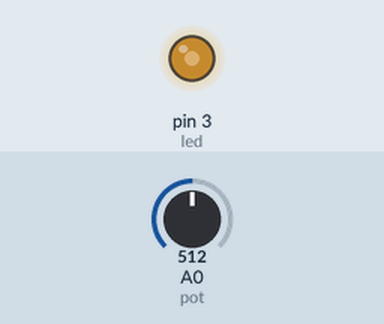
Simulated run of this sketch. Board: Arduino Uno, built with avr-gcc and run on an emulated ATmega328P. On the bench: output pins drawn as LEDs (lit = HIGH). Inputs (shaded band) come from the test bench; at power-on: A0 (pot) = 512.

Above: at 1.2 s.
1.3 s: A0 (pot) set to 716
At 2.5 s:
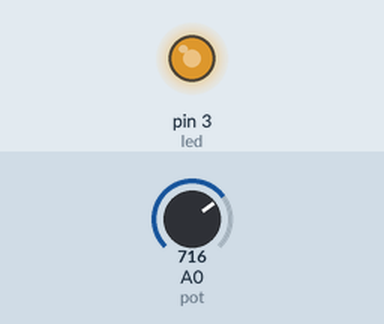
2.8 s: A0 (pot) set to 900
At 3.7 s:
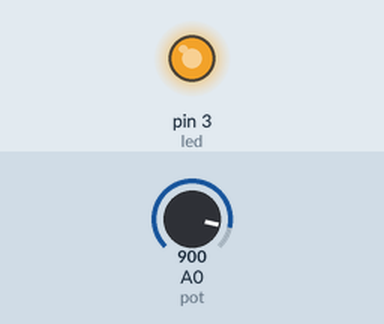
4.3 s: A0 (pot) set to 122
At 4.8 s:
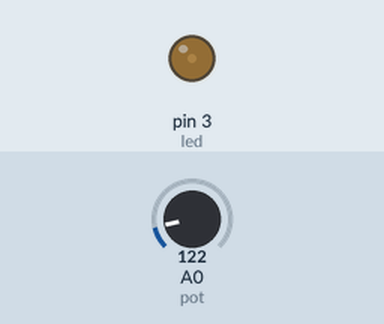
5.8 s: A0 (pot) set to 0
At 7.2 s:
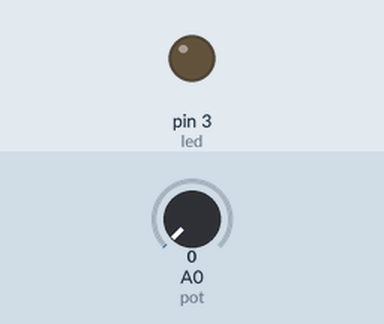
Timing chart, 0 to 8.3 s (numbered marks = the images above; inputs shaded):
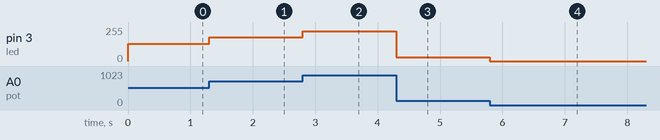

Measured:
- after the input at 1.3 s, pin 3 (led): 128/255 → 179/255 at once
- after the input at 2.8 s, pin 3 (led): 179/255 → 225/255 at once
- after the input at 4.3 s, pin 3 (led): 225/255 → 30/255 at once
- after the input at 5.8 s, pin 3 (led): 30/255 → 0/255 at once

The sketch:

Brillo_gradual_LED.ino
```cpp
const int led = 3;  //LED conetado al pin 3
int brillo;
const int pot = 0;  //Potenciometro conectado al pin 0

void setup() {
  pinMode(3, OUTPUT);  //declara el LED como salida
  // los pins analogicos se declaran como entrada automaticamente
}

void loop() {
  brillo = analogRead(pot) / 4;  /* devuelve valores de 0 a 1023 y los divide por 4 para escalarlos al LED */
    analogWrite(led, brillo);
}
```
